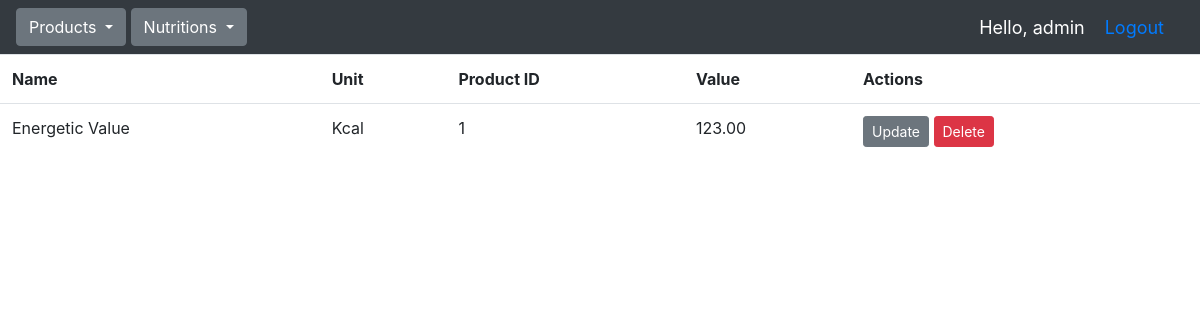
The page /nutritions/ (signed in) on the database as committed earlier.
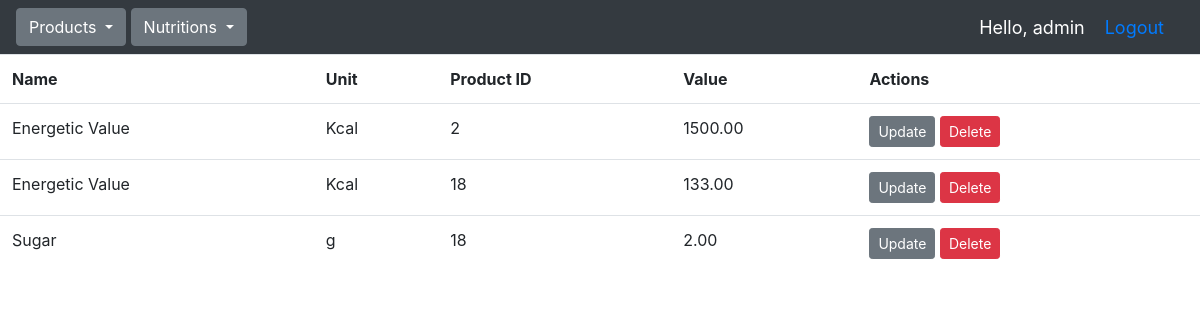
The same page on the database as committed later.
### products/models.py (models this page shows, shortened)
class Nutrition(models.Model):
    unit_choices = [
        ('g', 'gram'),
        ('Kcal', 'kcal'),
    ]
    name_choices = [
        ('Protein', 'Protein'),
        ('Carbohydrate', 'Carbohydrate'),
        ('Fat', 'Fat'),
        ('Sugar', 'Sugar'),
        ('Fiber', 'Fiber'),
        ('Energetic Value', 'Energetic Value'),
    ]
    name = models.CharField(max_length=100, choices=name_choices)
    unit = models.CharField(max_length=5, choices=unit_choices)
    product = models.ForeignKey(Product, on_delete=models.CASCADE)
    value = models.DecimalField(default=0.00,max_digits=7,decimal_places=2)
    class Meta:
        constraints = [
            models.UniqueConstraint(fields=['name', 'product'], name='unique_nutrition_product')
        ]

class Product(models.Model):
    status_choices = [
        ('ACTIVE', 'ACTIVE'),
        ('INACTIVE', 'INACTIVE'),
    ]
    name = models.CharField(max_length=100)
    description = models.TextField()
    status = models.CharField(max_length=10, choices=status_choices, default='ACTIVE')

### products/views.py (the view)
# urls.py: path("nutritions/", views.NutritionsDashboardTemplateView.as_view(), name="nutritions"),
class NutritionsDashboardTemplateView(TemplateView):
    model = Nutrition
    context_object_name = "nutritions"
    template_name = "products/nutritions.html"
    def get_context_data(self, **kwargs):
        context = super().get_context_data(**kwargs)
        context['products'] = Product.objects.all()
        context['nutritions'] = Nutrition.objects.all()
        return context
    @method_decorator(login_required(login_url="login_user"))
    def dispatch(self, *args, **kwargs):
        return super(NutritionsDashboardTemplateView, self).dispatch(*args, **kwargs)

### products/templates/products/nutritions.html
{% extends 'products/base.html' %}
{% block content %}
<div class="table-responsive">
    <table class="table table-bg">
        <tr>
            <th>Name</th>
            <th>Unit</th>
            <th>Product ID</th>
            <th>Value</th>
            <th>Actions</th>
        </tr>
        {% for nutrition in nutritions %}
            <tr>
                <td>{{nutrition.name}}</td>
                <td>{{nutrition.unit}}</td>
                <td>{{nutrition.product.id}}</td>
                <td>{{nutrition.value}}</td>
                <td>
                    <a class="btn btn-sm btn-secondary" href="{% url 'update_nutrition' nutrition.id %}">Update</a>
                    <a class="btn btn-sm btn-danger" href="{% url 'delete_nutrition' nutrition.id %}">Delete</a>
                </td>
            </tr>
        {% endfor %}
    </table>
</div>
{% endblock %}

Rows that differ between the two databases and show on the page:
removed Nutrition: name "Energetic Value", unit "Kcal", product.id "1", value "123.00"
added Nutrition: name "Energetic Value", unit "Kcal", product.id "2", value "1500.00"
added Nutrition: name "Energetic Value", unit "Kcal", product.id "18", value "133.00"
added Nutrition: name "Sugar", unit "g", product.id "18", value "2.00"
